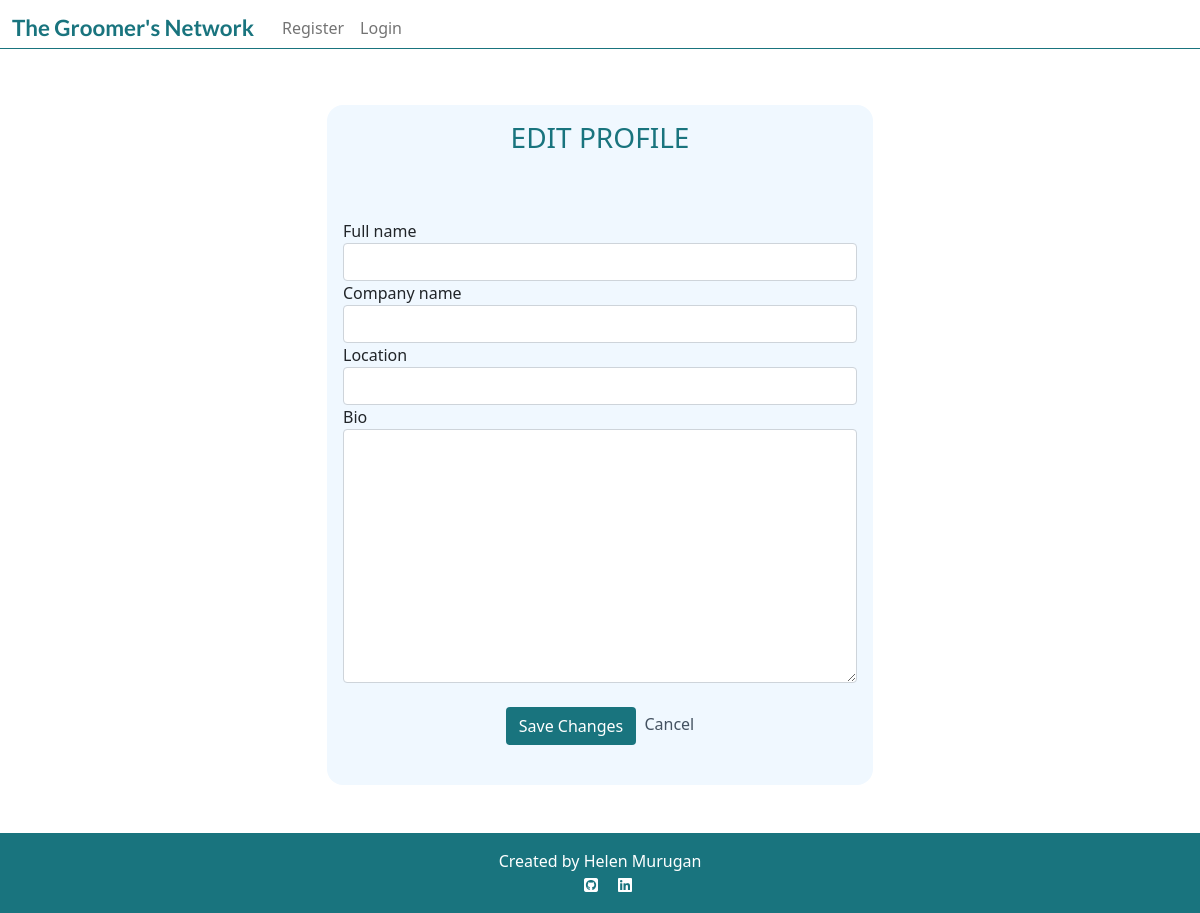
The app's page /user_profile/update/1/, older data.
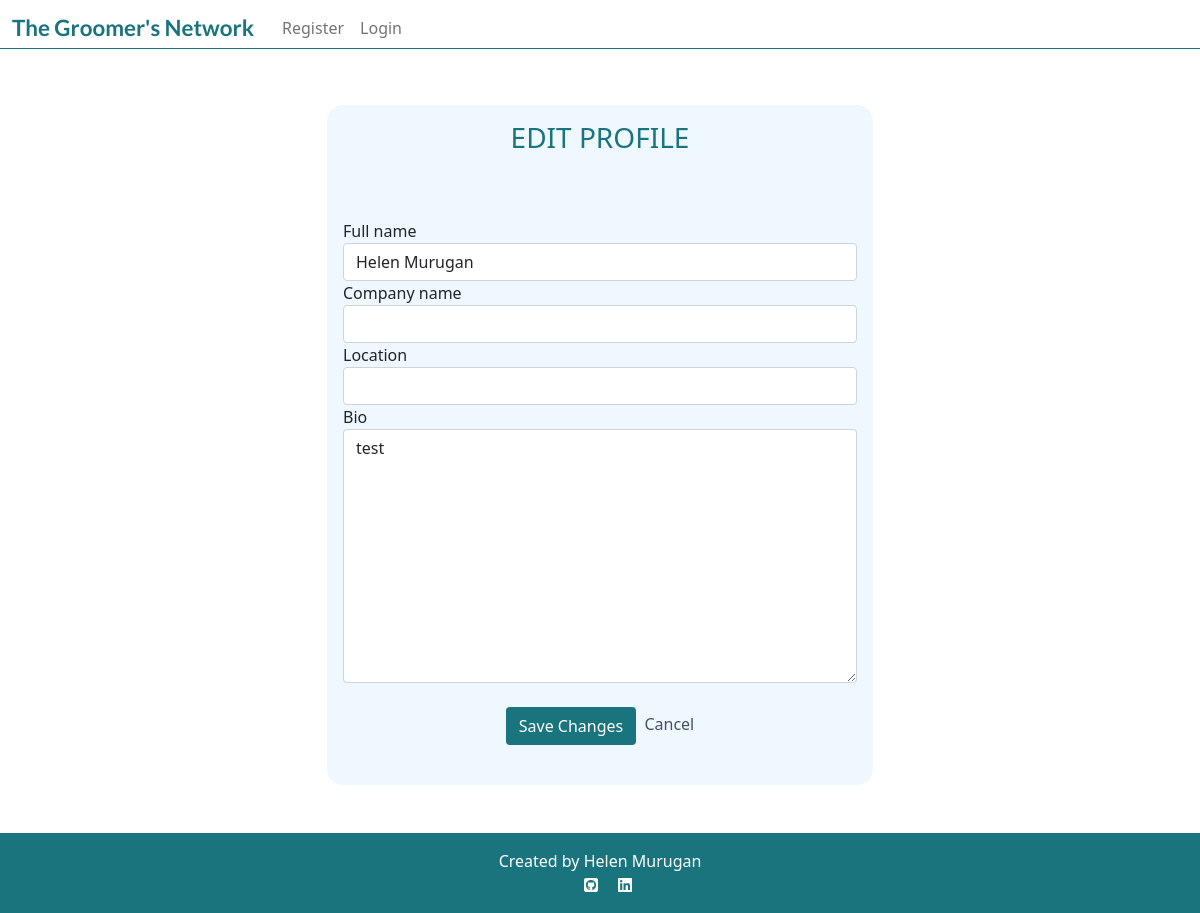
The same page, newer data.
### user_profile/models.py (models this page shows)
class Profile(models.Model):
    user = models.OneToOneField(
        User,
        on_delete=models.CASCADE,
        related_name='profile',
        verbose_name='User',
    )
    full_name = models.CharField(
        max_length=50,
        blank=True,
        null=True,
        verbose_name='Full name',
        default=' ',
    )
    company_name = models.CharField(
        blank=True,
        null=True,
        max_length=30,
        default='',
    )
    location = models.CharField(
        blank=True,
        null=True,
        max_length=30,
        default=''
    )
    bio = models.TextField(
        blank=True,
        null=True,
        max_length=1000,
        default='',
    )

### user_profile/views.py (the view)
# urls.py: path('update/<int:pk>/', views.ProfileUpdate.as_view(), name='my_profile_update'),
class ProfileUpdate(SuccessMessageMixin, UpdateView):
    model = Profile
    form_class = ProfileForm
    template_name = "my_profile_update.html"
    success_url ="/user_profile/<str:user>"
    success_message = "Your profile has been updated!"

### user_profile/forms.py
class ProfileForm(forms.ModelForm):
    class Meta:
        model = Profile
        fields = ('full_name', 'company_name', 'location', 'bio',)

### templates/my_profile_update.html (shortened to what this page needs)
{% extends 'base.html' %}
{% load crispy_forms_tags %}
{% block content %}
<section>
    <div class="container my-5">
        <div class="row justify-content-center">
            <div class="col-md-8 col-lg-6">
                <div class="profile-card">
                    <div class="text-center">
                        <h3 class="card-body teal-text">EDIT PROFILE</h3>
                    </div>
                    <div class=card-body>
                        <form method="post" class="mt-4">
                            {{ form | crispy }}
                            <div class="text-center">
                                <button type="submit" class="btn btn-signup my-4">Save Changes</button>
                                <a href="{% url 'my_profile' user=request.user  %}" class="post-link">Cancel</a>
                            </div>
                        </form>
                    </div>
                </div>
            </div>
        </div>
    </div>
</section>
{% endblock %}

Row changes from the older to the newer data that the page shows:
changed Profile: full_name (not shown) → "Helen Murugan"; bio (not shown) → "test"
